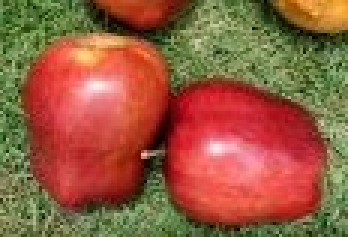
#> input picture data/interim/mixed_crops/apple/IMG20200728125930_c0.jpg, 116 x 79 px (shown 3 times larger)
$ python -i segmentation.py   (imports and definitions only)
#> lines starting #> are read from the running program, lines starting #| are printed output that depends on the picture; after the words box and inside, x2 and y2 are one past the last pixel; in counts of white or black regions, pixels touching at a corner belong together
#> further down, picture is the input picture: shape (79, 116, 3); mean B, G, R 63, 91.6, 149.8
"""
Segmentación de la fruta (separar la fruta del fondo).

Responsable: Samuel Cifuentes — Fase 3 CRISP-DM (preparación de datos).

Idea general
------------
Método por defecto: rembg (U²-Net preentrenado), ver segment_fruit().
Método clásico (respaldo):
1. Reducimos la imagen a un tamaño de trabajo (máx. 256 px) para que sea rápido.
2. Creamos DOS máscaras candidatas con el umbral de Otsu (elige automáticamente el
   umbral que mejor separa dos grupos de píxeles, minimizando la varianza intra-grupo):
     a) sobre la saturación (la fruta suele ser más colorida que el fondo), y
     b) sobre la distancia de color al fondo (estimado con el borde de la foto, en Lab).
   Nos quedamos con la candidata cuya región principal tenga forma más "de fruta"
   (compacta/convexa, centrada y que no toque los bordes).
3. Refinamos esa máscara con GrabCut, un algoritmo que modela el color del fondo y
   de la fruta con mezclas de gaussianas (GMM) y corta la imagen como un grafo
   (min-cut) para separar ambos.
4. Limpiamos con operaciones morfológicas (apertura/cierre) y nos quedamos con el
   contorno más grande y más cercano al centro (la fruta principal).

Uso
---
    from src.data.segmentation import segment_fruit
    res = segment_fruit(imagen_bgr)
    res["mask"]      # máscara binaria (255 = fruta) del tamaño de la imagen original
    res["d_norm"]    # diámetro equivalente normalizado (para estimar el tamaño)
"""
from __future__ import annotations

import cv2
import numpy as np

WORK_SIZE = 256  # lado máximo de la imagen de trabajo


# [7 lines left out: function _resize_max, not called in this run]


_REMBG_SESSION = None


# [21 lines left out: functions _mask_rembg, _mask_saturation, not called in this run]


def _mask_background_distance(img: np.ndarray) -> np.ndarray:
    """
    Candidata 2: qué tan DISTINTO es cada píxel del color del fondo.
    El fondo se estima con la mediana del borde de la foto en el espacio Lab (donde la
    distancia euclidiana se parece a la diferencia de color que percibe el ojo):
        dist(p) = || Lab(p) - Lab_fondo ||_2
    Sirve para fondos de color (p. ej. tela azul) donde la saturación falla.
    """
    lab = cv2.cvtColor(cv2.GaussianBlur(img, (5, 5), 0), cv2.COLOR_BGR2LAB).astype(np.float32)
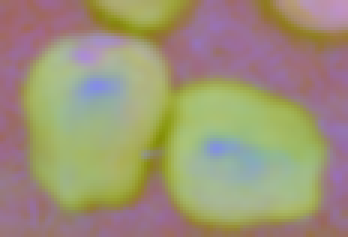
#> lab: shape (79, 116, 3) float32 (shown 3 times larger); mean B, G, R 119.3, 146.8, 157.3
    h, w = lab.shape[:2]
#> h = 79; w = 116
    b = max(2, int(0.05 * min(h, w)))
#> b = 3
    border = np.concatenate([lab[:b].reshape(-1, 3), lab[-b:].reshape(-1, 3),
                             lab[:, :b].reshape(-1, 3), lab[:, -b:].reshape(-1, 3)])
#> border = 1170 rows, first 8: [105, 108, 156], [102, 108, 157], [101, 107, 157], [109, 106, 158], [110, 105, 159], [109, 104, 160], [114, 104, 160], [119, 103, 160]
    dist = np.linalg.norm(lab - np.median(border, axis=0), axis=2)
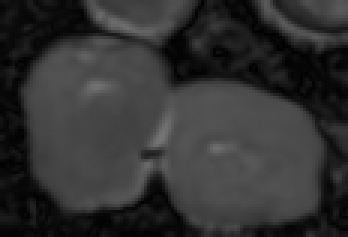
#> dist: shape (79, 116) float32 (shown 3 times larger); min 1, max 117.1, mean 50.2
    dist = cv2.normalize(dist, None, 0, 255, cv2.NORM_MINMAX).astype(np.uint8)
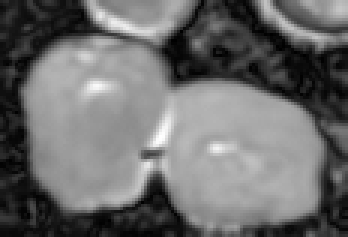
#> dist: shape (79, 116) (shown 3 times larger); min 0, max 255, mean 107.6
    _, mask = cv2.threshold(dist, 0, 255, cv2.THRESH_BINARY + cv2.THRESH_OTSU)
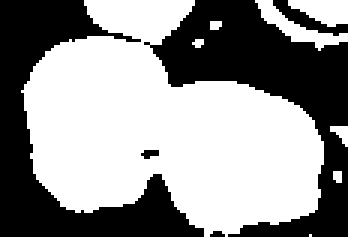
#> mask: shape (79, 116) (shown 3 times larger); 57.5% white; 5 black regions (2 under 20 px), largest, box (x1, y1, x2, y2) and area: (48, 0, 116, 79) 1972, (0, 0, 68, 79) 1803, (91, 0, 116, 12) 95
    return mask


# [228 lines left out: functions _shape_score, _clean, _main_contour, segment_fruit, _result_from_contour, crop_fruit and 2 more, not called in this run]

>>> import cv2
>>> picture = cv2.imread('../../data/interim/mixed_crops/apple/IMG20200728125930_c0.jpg')
>>> result = _mask_background_distance(picture)

$ run again, on data/interim/mixed_crops/apple/IMG20200728125933_c0.jpg
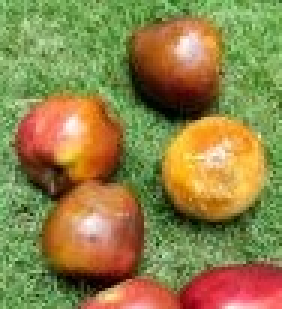
#> input picture data/interim/mixed_crops/apple/IMG20200728125933_c0.jpg, 94 x 103 px (shown 3 times larger)
#> picture is the input picture: shape (103, 94, 3); mean B, G, R 71.8, 130.5, 143.8
#> in _mask_background_distance, `lab = cv2.cvtColor(cv2.GaussianBlur(img, (5, 5), 0), cv2.COLOR_BGR2LAB..`:
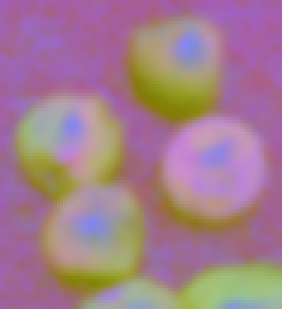
#> lab: shape (103, 94, 3) float32 (shown 3 times larger); mean B, G, R 141.2, 125.6, 162.4
#> border = 1576 rows, first 8: [184, 95, 161], [180, 95, 161], [174, 95, 162], [170, 95, 163], [169, 95, 163], [166, 95, 163], [166, 95, 163], [168, 96, 162]
#> in _mask_background_distance, `_, mask = cv2.threshold(dist, 0, 255, cv2.THRESH_BINARY + cv2.THRESH_O..`:
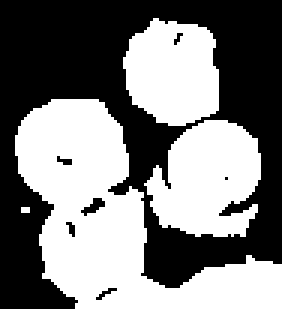
#> mask: shape (103, 94) (shown 3 times larger); 49.2% white; 4 white regions (1 under 20 px), largest, box (x1, y1, x2, y2) and area: (5, 33, 94, 103) 2761, (48, 40, 87, 79) 1093, (41, 6, 73, 42) 901
